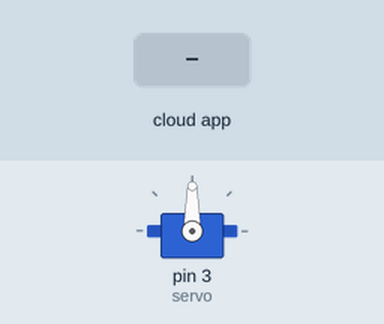
A sketch run on a simulated Arduino Uno, built with avr-gcc and run on an emulated ATmega328P. On the bench: servo. Inputs (shaded band) come from the test bench. The ROS host is connected and sends only what is stated.

Above: at 1.2 s.
1.3 s: the phone or cloud app sets servo_controller to 0
At 2.1 s:
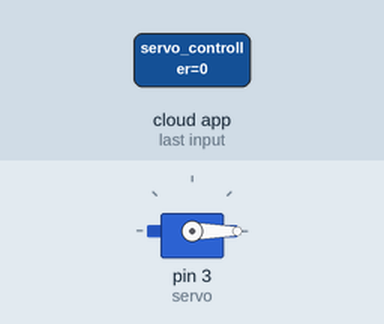
2.8 s: the phone or cloud app sets servo_controller to 45
At 3.2 s:
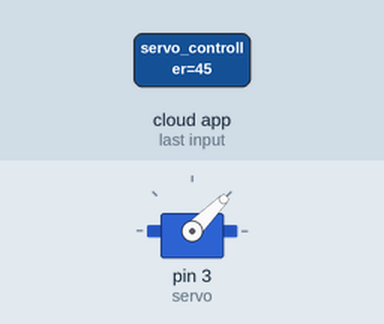
4.3 s: the phone or cloud app sets servo_controller to 180
At 5.5 s:
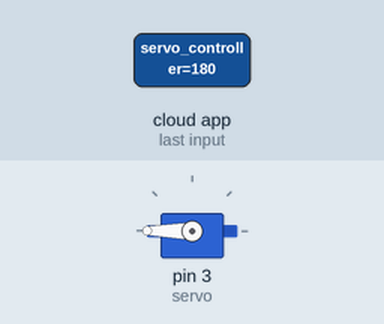
5.8 s: the phone or cloud app sets servo_controller to 90
At 6.7 s:
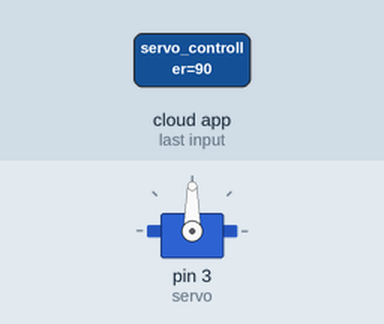
Timing chart, 0 to 8.3 s (numbered marks = the images above; inputs shaded):
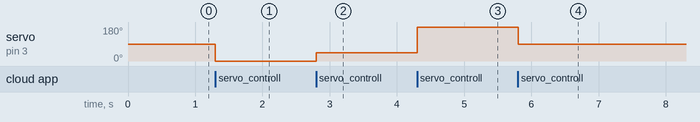

Measured:
- after the input at 1.3 s, servo on pin 3 (servo): 90° → 0° at once
- after the input at 2.8 s, servo on pin 3 (servo): 0° → 45° at once
- after the input at 4.3 s, servo on pin 3 (servo): 45° → 180° at once
- after the input at 5.8 s, servo on pin 3 (servo): 180° → 90° at once

The sketch:

servo_controller.ino
```cpp
/*
 * rosserial Servo Control Example
 *
 * This sketch demonstrates the control of hobby R/C servos
 * using ROS and the arduiono
 *
 * For the full tutorial write up, visit
 * www.ros.org/wiki/rosserial_arduino_demos
 *
 * For more information on the Arduino Servo Library
 * Checkout :
 * http://www.arduino.cc/en/Reference/Servo
 */

 // rosrun rosserial_python serial_node.py /dev/ttyUSB0

#if defined(ARDUINO) && ARDUINO >= 100
  #include "Arduino.h"
#else
  #include <WProgram.h>
#endif

#include <Servo.h>
#include <ros.h>
#include <std_msgs/Int16.h>

ros::NodeHandle  nh;

Servo servo;

void servo_cb( const std_msgs::Int16& cmd_msg){
  servo.write(cmd_msg.data); //set servo angle, should be from 0-180

}


ros::Subscriber<std_msgs::Int16> sub("/servo_controller", servo_cb);

void setup(){


  nh.initNode();
  nh.subscribe(sub);

  servo.attach(3); //attach it to pin 3
}


void loop(){
  nh.spinOnce();
  delay(1);
}
```
